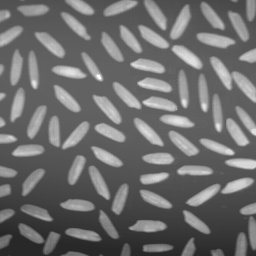
#> input picture Learning/Professional Courses/DIP/Tests/Test9/rice.tiff, 256 x 256 px
$ python demo9_2.py
#> lines starting #> are read from the running program, lines starting #| are printed output that depends on the picture; after the words box and inside, x2 and y2 are one past the last pixel; in counts of white or black regions, pixels touching at a corner belong together
# import numpy as np
# import cv2 as cv
#
# # 将图片转为灰度图
# # https://blog.csdn.net/weixin_43635647/article/details/99625105
# img = cv.imread('finger.tif', 0)
# cv.imshow("img", img)
# cv.waitKey()
#
#
# def OTSU(img_gray, GrayScale):
#     assert img_gray.ndim == 2, "must input a gary_img"  # shape有几个数字, ndim就是多少
#     img_gray = np.array(img_gray).ravel().astype(np.uint8)
#     u1 = 0.0  # 背景像素的平均灰度值
#     u2 = 0.0  # 前景像素的平均灰度值
#     th = 0.0
#
#     # 总的像素数目
#     PixSum = img_gray.size
#     # 各个灰度值的像素数目
#     PixCount = np.zeros(GrayScale)
#     # 各灰度值所占总像素数的比例
#     PixRate = np.zeros(GrayScale)
#     # 统计各个灰度值的像素个数
#     for i in range(PixSum):
#         # 默认灰度图像的像素值范围为GrayScale
#         Pixvalue = img_gray[i]
#         PixCount[Pixvalue] = PixCount[Pixvalue] + 1
#
#     # 确定各个灰度值对应的像素点的个数在所有的像素点中的比例。
#     for j in range(GrayScale):
#         PixRate[j] = PixCount[j] * 1.0 / PixSum
#     Max_var = 0
#     # 确定最大类间方差对应的阈值
#     for i in range(1, GrayScale):  # 从1开始是为了避免w1为0.
#         u1_tem = 0.0
#         u2_tem = 0.0
#         # 背景像素的比列
#         w1 = np.sum(PixRate[:i])
#         # 前景像素的比例
#         w2 = 1.0 - w1
#         if w1 == 0 or w2 == 0:
#             pass
#         else:  # 背景像素的平均灰度值
#             for m in range(i):
#                 u1_tem = u1_tem + PixRate[m] * m
#             u1 = u1_tem * 1.0 / w1
#             # 前景像素的平均灰度值
#             for n in range(i, GrayScale):
#                 u2_tem = u2_tem + PixRate[n] * n
#             u2 = u2_tem / w2
#             # print(u1)
#             # 类间方差公式：G=w1*w2*(u1-u2)**2
#             tem_var = w1 * w2 * np.power((u1 - u2), 2)
#             # print(tem_var)
#             # 判断当前类间方差是否为最大值。
#             if Max_var < tem_var:
#                 Max_var = tem_var  # 深拷贝，Max_var与tem_var占用不同的内存空间。
#                 th = i
#     return th
#
#
# th = OTSU(img, 256)
# cv.imshow("th", img)
# cv.waitKey()
# print("使用numpy的方法：" + str(th))  # 结果为 135
#coding:utf-8
import cv2
import numpy as np
from matplotlib import pyplot as plt

image = cv2.imread("rice.tiff")
#> image is the input picture: shape (256, 256, 3); min 40, max 255, mean 109.2
gray = cv2.cvtColor(image, cv2.COLOR_BGR2GRAY)

plt.subplot(131), plt.imshow(image, "gray")
plt.title("Before"), plt.xticks([]), plt.yticks([])
# plt.subplot(132), plt.hist(image.ravel(), 256)
# plt.title("Histogram"), plt.xticks([]), plt.yticks([])
ret1, th1 = cv2.threshold(gray, 0, 255, cv2.THRESH_OTSU)  #方法选择为THRESH_OTSU
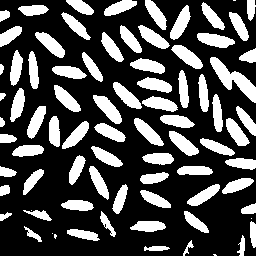
#> th1: shape (256, 256); 30.1% white; 81 white regions (6 under 20 px), largest, box (x1, y1, x2, y2) and area: (210, 57, 256, 103) 741, (93, 95, 122, 124) 397, (197, 33, 235, 48) 378
#> ret1 = 125
plt.subplot(133), plt.imshow(th1, "gray")
plt.title("After"), plt.xticks([]), plt.yticks([])
plt.show()
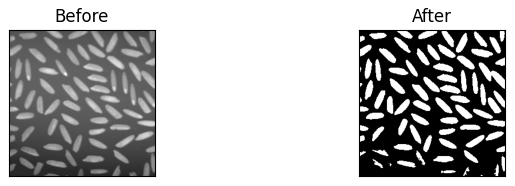
#> figure drawn by matplotlib, 2 panels

$ run again, with Learning/Professional Courses/DIP/Tests/Test9/finger.tif saved as Learning/Professional Courses/DIP/Tests/Test9/rice.tiff
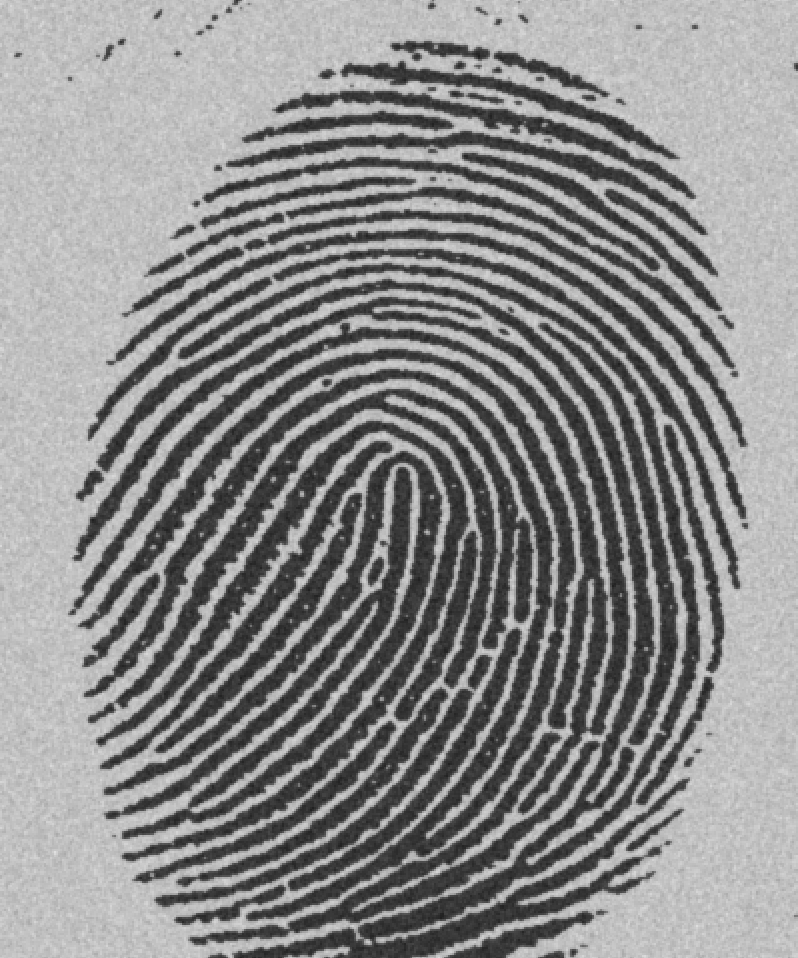
#> input picture Learning/Professional Courses/DIP/Tests/Test9/finger.tif, 798 x 958 px
#> image is the input picture: shape (958, 798, 3); min 29, max 224, mean 140
#> `ret1, th1 = cv2.threshold(gray, 0, 255, cv2.THRESH_OTSU)`:
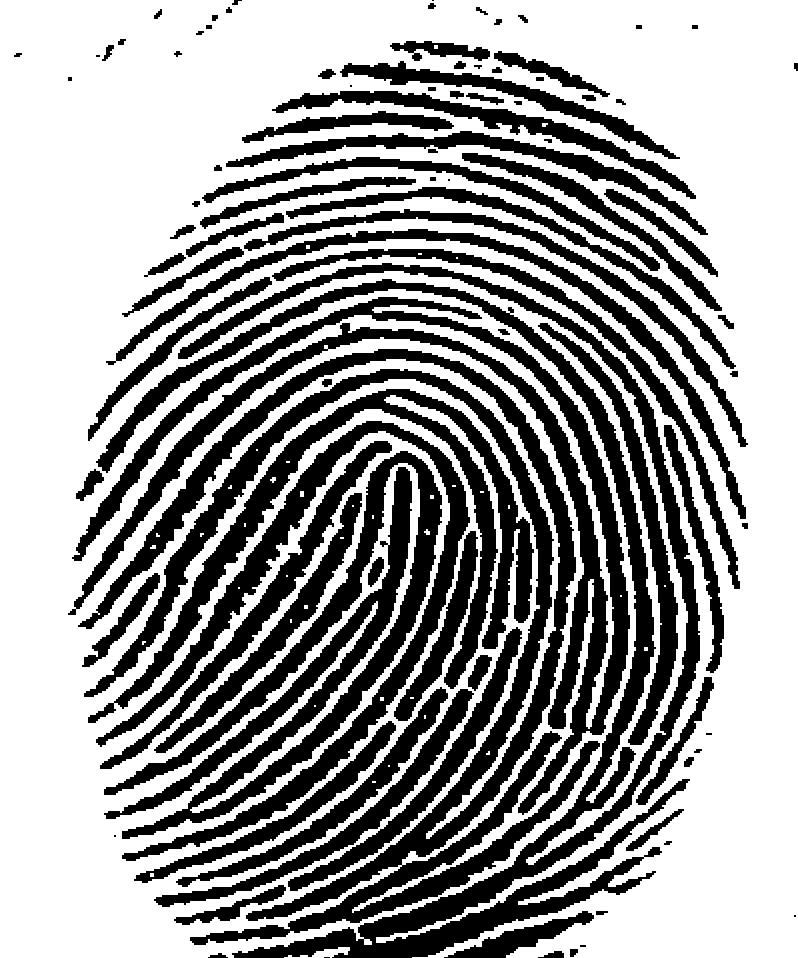
#> th1: shape (958, 798); 61.9% white; 97 black regions (10 under 20 px), largest, box (x1, y1, x2, y2) and area: (78, 349, 600, 945) 43740, (96, 263, 700, 958) 40222, (68, 297, 630, 815) 29700
#> ret1 = 125
#> `plt.show()`:
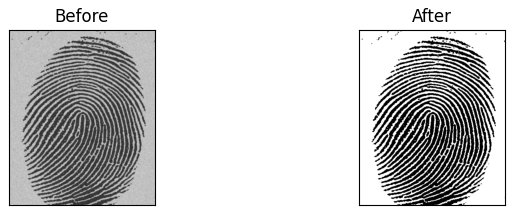
#> figure drawn by matplotlib, 2 panels
